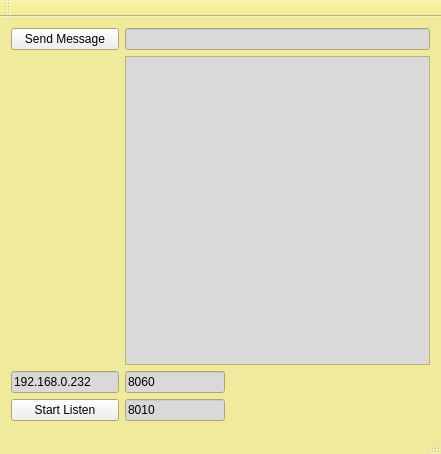
<?xml version="1.0" encoding="UTF-8"?>
<ui version="4.0">
 <class>MainWindow</class>
 <widget class="QMainWindow" name="MainWindow">
  <property name="geometry">
   <rect>
    <x>0</x>
    <y>0</y>
    <width>441</width>
    <height>454</height>
   </rect>
  </property>
  <property name="palette">
   <palette>
    <active>
     <colorrole role="Base">
      <brush brushstyle="SolidPattern">
       <color alpha="255">
        <red>217</red>
        <green>217</green>
        <blue>217</blue>
       </color>
      </brush>
     </colorrole>
     <colorrole role="Window">
      <brush brushstyle="SolidPattern">
       <color alpha="255">
        <red>240</red>
        <green>234</green>
        <blue>157</blue>
       </color>
      </brush>
     </colorrole>
    </active>
    <inactive>
     <colorrole role="Base">
      <brush brushstyle="SolidPattern">
       <color alpha="255">
        <red>217</red>
        <green>217</green>
        <blue>217</blue>
       </color>
      </brush>
     </colorrole>
     <colorrole role="Window">
      <brush brushstyle="SolidPattern">
       <color alpha="255">
        <red>240</red>
        <green>234</green>
        <blue>157</blue>
       </color>
      </brush>
     </colorrole>
    </inactive>
    <disabled>
     <colorrole role="Base">
      <brush brushstyle="SolidPattern">
       <color alpha="255">
        <red>240</red>
        <green>234</green>
        <blue>157</blue>
       </color>
      </brush>
     </colorrole>
     <colorrole role="Window">
      <brush brushstyle="SolidPattern">
       <color alpha="255">
        <red>240</red>
        <green>234</green>
        <blue>157</blue>
       </color>
      </brush>
     </colorrole>
    </disabled>
   </palette>
  </property>
  <property name="windowTitle">
   <string>MainWindow</string>
  </property>
  <widget class="QWidget" name="centralWidget">
   <layout class="QGridLayout" name="gridLayout">
    <item row="0" column="0">
     <layout class="QVBoxLayout" name="verticalLayout_3">
      <property name="sizeConstraint">
       <enum>QLayout::SetFixedSize</enum>
      </property>
      <item>
       <widget class="QPushButton" name="pushButtonSend">
        <property name="sizePolicy">
         <sizepolicy hsizetype="Preferred" vsizetype="Preferred">
          <horstretch>0</horstretch>
          <verstretch>0</verstretch>
         </sizepolicy>
        </property>
        <property name="text">
         <string>Send Message</string>
        </property>
       </widget>
      </item>
      <item>
       <spacer name="verticalSpacer">
        <property name="orientation">
         <enum>Qt::Vertical</enum>
        </property>
        <property name="sizeHint" stdset="0">
         <size>
          <width>20</width>
          <height>268</height>
         </size>
        </property>
       </spacer>
      </item>
      <item>
       <widget class="QLineEdit" name="lineEditRIP">
        <property name="sizePolicy">
         <sizepolicy hsizetype="Preferred" vsizetype="Preferred">
          <horstretch>0</horstretch>
          <verstretch>0</verstretch>
         </sizepolicy>
        </property>
        <property name="text">
         <string>192.168.0.232</string>
        </property>
       </widget>
      </item>
      <item>
       <widget class="QPushButton" name="pushButtonStartListen">
        <property name="sizePolicy">
         <sizepolicy hsizetype="Preferred" vsizetype="Preferred">
          <horstretch>0</horstretch>
          <verstretch>0</verstretch>
         </sizepolicy>
        </property>
        <property name="text">
         <string>Start Listen</string>
        </property>
       </widget>
      </item>
     </layout>
    </item>
    <item row="0" column="1">
     <layout class="QVBoxLayout" name="verticalLayout_4">
      <item>
       <layout class="QVBoxLayout" name="verticalLayout">
        <item>
         <widget class="QLineEdit" name="lineEdit"/>
        </item>
        <item>
         <widget class="QListWidget" name="listWidget"/>
        </item>
       </layout>
      </item>
      <item>
       <layout class="QVBoxLayout" name="verticalLayout_2">
        <property name="sizeConstraint">
         <enum>QLayout::SetFixedSize</enum>
        </property>
        <item>
         <widget class="QLineEdit" name="lineEditRPort">
          <property name="sizePolicy">
           <sizepolicy hsizetype="Fixed" vsizetype="Fixed">
            <horstretch>0</horstretch>
            <verstretch>0</verstretch>
           </sizepolicy>
          </property>
          <property name="maximumSize">
           <size>
            <width>100</width>
            <height>16777215</height>
           </size>
          </property>
          <property name="text">
           <string>8060</string>
          </property>
         </widget>
        </item>
        <item>
         <widget class="QLineEdit" name="lineEditLPort">
          <property name="sizePolicy">
           <sizepolicy hsizetype="Fixed" vsizetype="Fixed">
            <horstretch>0</horstretch>
            <verstretch>0</verstretch>
           </sizepolicy>
          </property>
          <property name="maximumSize">
           <size>
            <width>100</width>
            <height>16777215</height>
           </size>
          </property>
          <property name="text">
           <string>8010</string>
          </property>
         </widget>
        </item>
       </layout>
      </item>
     </layout>
    </item>
   </layout>
  </widget>
  <widget class="QMenuBar" name="menuBar">
   <property name="geometry">
    <rect>
     <x>0</x>
     <y>0</y>
     <width>441</width>
     <height>21</height>
    </rect>
   </property>
  </widget>
  <widget class="QToolBar" name="mainToolBar">
   <attribute name="toolBarArea">
    <enum>TopToolBarArea</enum>
   </attribute>
   <attribute name="toolBarBreak">
    <bool>false</bool>
   </attribute>
  </widget>
  <widget class="QStatusBar" name="statusBar"/>
 </widget>
 <layoutdefault spacing="6" margin="11"/>
 <resources/>
 <connections/>
 <slots>
  <signal>mynewsignal1()</signal>
  <slot>mynewslot1()</slot>
 </slots>
</ui>
